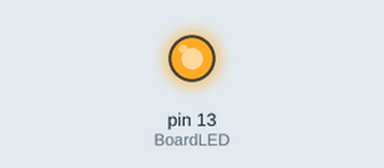
Recording of a program running on a simulated Arduino Uno, built with avr-gcc and run on an emulated ATmega328P. Parts: output pins drawn as LEDs (lit = HIGH). No radio packets arrive unless stated; what the program prints to the serial monitor is not drawn.

Above: at 0.05 s.
Timing chart, 0 to 3.0 s (numbered marks = the images above):
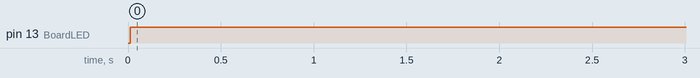

Measured:
- by itself, pin 13 (BoardLED): LOW → HIGH at 0.01 s

The program:

main.cpp
```cpp
//Basic TX using nrf24l01

/*
 * NRF24L01       Arduino_ Uno    Arduino_Mega    Blue_Pill(stm32f01C)
 * __________________________________________________________________________
 * VCC        |   3.3v          | 3.3v          |     3.3v
 * GND        |   GND           | GND           |     GND
 * CSN        |   Pin10 SPI/SS  | Pin10 SPI/SS  |     B0 NSS1 (PB0) 3.3v
 * CE         |   Pin9          | Pin9          |     B1 digital (PB1) 3.3v
 * SCK        |   Pin13         | Pin52         |     A5 SCK1   (PA5) 3.3v
 * MOSI       |   Pin11         | Pin51         |     A7 MOSI1  (PA7) 3.3v
 * MISO       |   Pin12         | Pin50         |     A6 MISO1  (PA6) 3.3v
 *
 *
 */

//Pin Configuration
#ifdef BOARD_UNO
#define CE 9
#define CSN 10
#define button_pin 5
#define led_pin 6
#define BoardLED 13
#endif

#ifdef BOARD_STM32
#define CE PB1
#define CSN PB0
#define button_pin PB10
#define led_pin PB11
#define BoardLED PC13
#endif


#include <Arduino.h>
#include <SPI.h>
#include <nRF24L01.h>
#include <RF24.h>


RF24 radio(CE, CSN);
//const byte address[6] = "00001";     //Byte of array representing the address. This is the address where we will send the data. This should be same on the receiving side.
int address = 0x99;
int ListeningADDRESS = 0x99;//Rx
int DestinationADDRESS = 0xFF;//Tx or BS
const uint16_t CODE = 0x7F0F;
uint16_t B[10] = {'\0', '\0', '\0', '\0', '\0', '\0', '\0', '\0', '\0', '\0'};
/*
 //BEACON ENCODING
  B[0] = 0x70FF;
  B[3] = DestinationADDRESS;
  B[4] = CODE;
  B[5] = THETA;
  B[6] = PHI;
  B[9] = FLAG;
  //TRANSMIT BEACON B
  radio.write(&B, sizeof(B));
*/

  //B[4] = CODE;

/* in new code
const int DestinationADDRESS = 0x99;
const int ListeningADDRESS = 0xFF;
int CODE = 0x7F0F;
*/


bool button_state = 0;
void setup()
{
  pinMode(BoardLED, OUTPUT);
  pinMode(button_pin, INPUT);
  radio.begin();                  //Starting the Wireless communication
  radio.openWritingPipe(address); //Setting the address where we will send the data
  radio.setPALevel(RF24_PA_MIN);  //You can set it as minimum or maximum depending on the distance between the transmitter and receiver.
  radio.stopListening();          //This sets the module as transmitter
  Serial.begin(9600);
  //const char text[] = "11001100";
}
void loop()
{
  B[4] = CODE;
  radio.write(&B, sizeof(B));//Transmit Beacon
  Serial.print("\n Transmit Blank Beacon");
  Serial.print("\nMathing CODE=");
  Serial.print(CODE);
  Serial.print("\n");
  digitalWrite(BoardLED, LOW);
  delay(5);
  digitalWrite(BoardLED, HIGH);
  delay(45);
/*
  button_state = digitalRead(button_pin);
  Serial.print(button_state);
  if (button_state == HIGH)
  {
    Serial.println(" HIGH");
    //const char text[] = "Your Button State is HIGH";
   // const char text[] = "11001100";

   // radio.write(&text, sizeof(text)); //Sending the message to receiver
  }
  else
  {

    Serial.println("LOW");
    //const char text[] = "Your Button State is LOW";
    //const char text[] = "11001100";
    //radio.write(&text, sizeof(text)); //Sending the message to receiver
  }
  //radio.write(&button_state, sizeof(button_state)); //Sending the message to receiver
  */
  delay(50);
}
```
